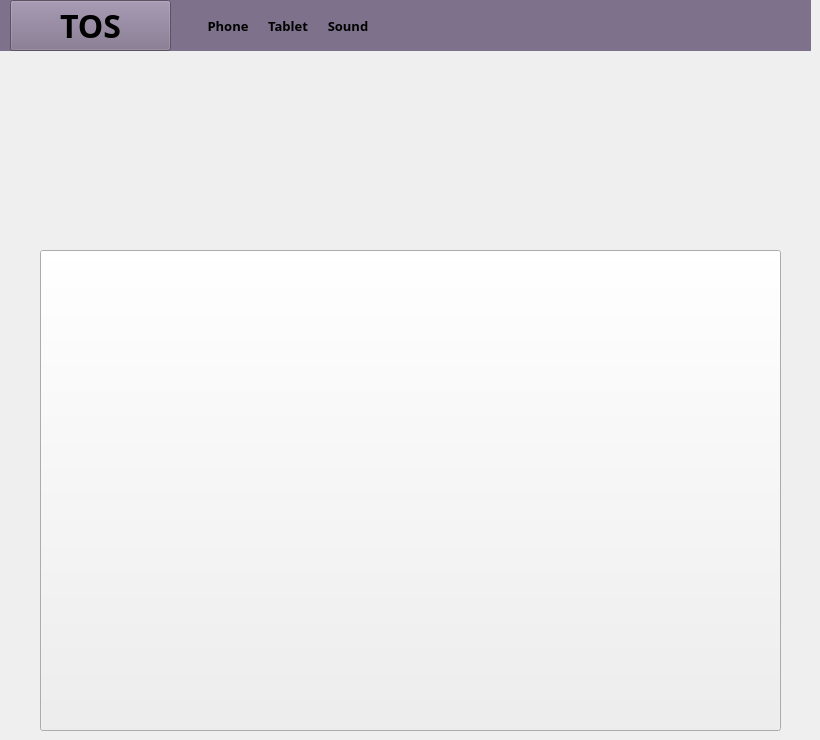
    <widget class="QWidget" name="laptop">
     <widget class="QWidget" name="widget_4" native="true">
      <property name="geometry">
       <rect>
        <x>0</x>
        <y>0</y>
        <width>811</width>
        <height>51</height>
       </rect>
      </property>
      <property name="styleSheet">
       <string notr="true">background-color:#7e718b</string>
      </property>
      <widget class="QPushButton" name="btnmenu_3">
       <property name="geometry">
        <rect>
         <x>10</x>
         <y>0</y>
         <width>161</width>
         <height>51</height>
        </rect>
       </property>
       <property name="font">
        <font>
         <family>Bahnschrift SemiBold</family>
         <pointsize>24</pointsize>
         <weight>75</weight>
         <bold>true</bold>
        </font>
       </property>
       <property name="styleSheet">
        <string notr="true">color : black</string>
       </property>
       <property name="text">
        <string>TOS</string>
       </property>
      </widget>
      <widget class="QPushButton" name="btnphonemini_4">
       <property name="geometry">
        <rect>
         <x>200</x>
         <y>0</y>
         <width>56</width>
         <height>51</height>
        </rect>
       </property>
       <property name="font">
        <font>
         <family>Bahnschrift SemiBold</family>
         <pointsize>10</pointsize>
         <weight>75</weight>
         <bold>true</bold>
        </font>
       </property>
       <property name="styleSheet">
        <string notr="true">color : black;
border-radius: 15px
</string>
       </property>
       <property name="text">
        <string>Phone</string>
       </property>
      </widget>
      <widget class="QPushButton" name="btntabletmini_2">
       <property name="geometry">
        <rect>
         <x>260</x>
         <y>0</y>
         <width>56</width>
         <height>51</height>
        </rect>
       </property>
       <property name="font">
        <font>
         <family>Bahnschrift SemiBold</family>
         <pointsize>10</pointsize>
         <weight>75</weight>
         <bold>true</bold>
        </font>
       </property>
       <property name="styleSheet">
        <string notr="true">color : black;
border-radius: 15px
</string>
       </property>
       <property name="text">
        <string>Tablet</string>
       </property>
      </widget>
      <widget class="QPushButton" name="btnspeakermini_2">
       <property name="geometry">
        <rect>
         <x>320</x>
         <y>0</y>
         <width>56</width>
         <height>51</height>
        </rect>
       </property>
       <property name="font">
        <font>
         <family>Bahnschrift SemiBold</family>
         <pointsize>10</pointsize>
         <weight>75</weight>
         <bold>true</bold>
        </font>
       </property>
       <property name="styleSheet">
        <string notr="true">color : black;
border-radius: 15px
</string>
       </property>
       <property name="text">
        <string>Sound</string>
       </property>
      </widget>
      <widget class="QPushButton" name="profile_2">
       <property name="geometry">
        <rect>
         <x>730</x>
         <y>0</y>
         <width>56</width>
         <height>51</height>
        </rect>
       </property>
       <property name="font">
        <font>
         <family>Bahnschrift SemiBold</family>
         <pointsize>10</pointsize>
         <weight>75</weight>
         <bold>true</bold>
        </font>
       </property>
       <property name="styleSheet">
        <string notr="true">color : black;
border-radius: 15px
</string>
       </property>
       <property name="text">
        <string/>
       </property>
       <property name="icon">
        <iconset>
         <normaloff>../../../../Pictures/8666612_Smile_Icon.png</normaloff>../../../../Pictures/8666612_Smile_Icon.png</iconset>
       </property>
       <property name="iconSize">
        <size>
         <width>35</width>
         <height>35</height>
        </size>
       </property>
      </widget>
     </widget>
     <widget class="QPushButton" name="btnlaptop">
      <property name="geometry">
       <rect>
        <x>40</x>
        <y>250</y>
        <width>741</width>
        <height>481</height>
       </rect>
      </property>
      <property name="text">
       <string/>
      </property>
      <property name="icon">
       <iconset>
        <normaloff>../../../../Pictures/mcbookprm4.png</normaloff>../../../../Pictures/mcbookprm4.png</iconset>
      </property>
      <property name="iconSize">
       <size>
        <width>431</width>
        <height>470</height>
       </size>
      </property>
     </widget>
     <widget class="QLabel" name="label_14">
      <property name="geometry">
       <rect>
        <x>190</x>
        <y>120</y>
        <width>411</width>
        <height>181</height>
       </rect>
      </property>
      <property name="text">
       <string/>
      </property>
      <property name="pixmap">
       <pixmap>../../../../Pictures/title.png</pixmap>
      </property>
      <property name="scaledContents">
       <bool>true</bool>
      </property>
     </widget>
    </widget>
